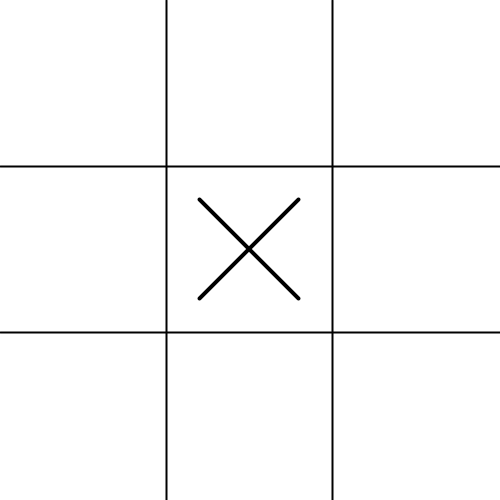
Frame 1 (no input)
Frame 60 (the mouse pressed at the canvas centre just before this capture): identical to frame 1, image omitted
Frame 120 (the mouse held since frame 60 and released just before this capture): identical to frame 1, image omitted

The Processing sketch that drew this single still picture (run headless with seeded random() and noise(); from frame 60 on, the mouse is pressed at the canvas centre):

// Processing sketch: tic_tac_toe
// ── tic_tac_toe.pde
void setup() {
size(500, 500);
initBoard();
computerMove();}

void draw() {background(255);
drawBoard();
drawPieces();
}
void keyPressed() {
if (gameOver) {
println("The game has ended.");
return;
}

if (key >= '0' && key <= '8') {
int square = key - '0';

if (board[square] == EMPTY) {
board[square] = USER;

if (checkWinner() != EMPTY) {
gameOver = true;
if (checkWinner() == USER) {
println("The user has won.");
} else {
println("The computer has won.");
}
return;
}

if (isBoardFull()) {
gameOver = true;
println("No one has won.");
return;
}
computerMove();

if (checkWinner() != EMPTY) {
gameOver = true;
if (checkWinner() == USER) {
println("The user has won.");
} else {
println("The computer has won.");
}
return;
}

if (isBoardFull()) {
gameOver = true;
println("No one has won.");
return;}

println("The game is still in play.");
} else {
println("That square is already taken.");}
} else {
println("You pressed an incorrect key.");
}
}

// ── board.pde
int[] board = new int[9];
boolean gameOver = false;

void initBoard() {
  for (int i = 0; i < 9; i++) {
    board[i] = EMPTY;
  }
  gameOver = false;
}

int checkWinner() {
  for (int i = 0; i < 3; i++) {
  if (board[i * 3] != EMPTY &&
  board[i * 3] == board[i * 3 + 1] &&
  board[i * 3] == board[i * 3 + 2]) {
  return board[i * 3];
  }
  }

  for (int i = 0; i < 3; i++) {
   if (board[i] != EMPTY &&
  board[i] == board[i + 3] &&
  board[i] == board[i + 6]) {
   return board[i];
  }
  }

if (board[0] != EMPTY && board[0] == board[4] && board[0] == board[8]) {
  return board[0];
  }
  if (board[2] != EMPTY && board[2] == board[4] && board[2] == board[6]) {
  return board[2];
  }

  return EMPTY;
}

boolean isBoardFull() {
  for (int i = 0; i < 9; i++) {
  if (board[i] == EMPTY) {
  return false;
  }
  }
  return true;
}

void computerMove() {
  for (int i = 0; i < 9; i++) {
  if (board[i] == EMPTY) {
  board[i] = COMPUTER;
  if (checkWinner() == COMPUTER) {
    return;}
  board[i] = EMPTY;
  }
  }

  for (int i = 0; i < 9; i++) {
    if (board[i] == EMPTY) {
    board[i] = USER;
  if (checkWinner() == USER) {
  board[i] = COMPUTER;
  return;}
  board[i] = EMPTY;}
  }

  if (board[4] == EMPTY) {
  board[4] = COMPUTER;
  return;
  }

  int[] corners = {0, 2, 6, 8};
  for (int corner : corners) {
  if (board[corner] == EMPTY) {
  board[corner] = COMPUTER;
  return;
    }
  }

  for (int i = 0; i < 9; i++) {
  if (board[i] == EMPTY) {
  board[i] = COMPUTER;
  return;
  }
  }
}

// ── constants.pde
final int EMPTY = 0;
final int COMPUTER = 1;  // X
final int USER = 2;      // O
final int CELL_SIZE = 500 / 3;

// ── shapes.pde
void drawBoard() {
  stroke(0);
  strokeWeight(2);

  line(CELL_SIZE, 0, CELL_SIZE, height);
  line(CELL_SIZE * 2, 0, CELL_SIZE * 2, height);

  line(0, CELL_SIZE, width, CELL_SIZE);
  line(0, CELL_SIZE * 2, width, CELL_SIZE * 2);
}

void drawX(int row, int col) {
  float x = col * CELL_SIZE;
  float y = row * CELL_SIZE;
  float margin = CELL_SIZE * 0.2;

  stroke(0);
  strokeWeight(4);
  line(x + margin, y + margin, x + CELL_SIZE - margin, y + CELL_SIZE - margin);
  line(x + CELL_SIZE - margin, y + margin, x + margin, y + CELL_SIZE - margin);
}

void drawO(int row, int col) {
  float x = col * CELL_SIZE + CELL_SIZE / 2;
  float y = row * CELL_SIZE + CELL_SIZE / 2;
  float diameter = CELL_SIZE * 0.6;

  stroke(0);
  strokeWeight(4);
  noFill();
  circle(x, y, diameter);
}

void drawPieces() {
  for (int i = 0; i < 9; i++) {
    int row = i / 3;
    int col = i % 3;

    if (board[i] == COMPUTER) {
      drawX(row, col);
    } else if (board[i] == USER) {
      drawO(row, col);
    }
  }
}
